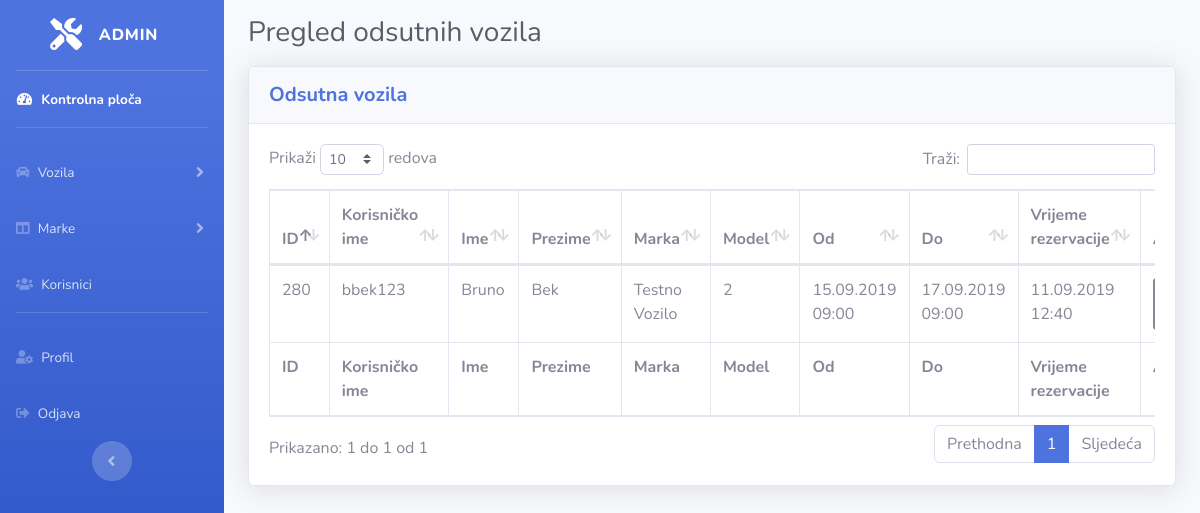
/iznajmljivanjeVozila/admin/odsutna-vozila.php (signed in), run on the app's committed database.
### tables this page shows
CREATE TABLE `rezervacije` (
  `id` int(11) NOT NULL AUTO_INCREMENT,
  `korisnikId` int(11) NOT NULL,
  `voziloId` int(11) NOT NULL,
  `vrijemeOd` timestamp NOT NULL,
  `vrijemeDo` timestamp NOT NULL,
  `sveukupnoZaPlacanje` decimal(11,2) NOT NULL,
  `naplatniKod` text NOT NULL,
  `vremenskoStanje` varchar(15) DEFAULT NULL,
  `odsutno` tinyint(1) NOT NULL DEFAULT '0',
  `vrijemeRezervacije` timestamp NOT NULL DEFAULT CURRENT_TIMESTAMP,
  PRIMARY KEY (`id`),
  KEY `korisnikId` (`korisnikId`),
  KEY `voziloId` (`voziloId`)
);

CREATE TABLE `korisnici` (
  `id` int(11) NOT NULL AUTO_INCREMENT,
  `korisnickoIme` varchar(25) NOT NULL,
  `ime` varchar(35) NOT NULL,
  `prezime` varchar(35) NOT NULL,
  `email` varchar(120) NOT NULL,
  `lozinka` text NOT NULL,
  `admin` tinyint(1) NOT NULL DEFAULT '0',
  `vrijemeRegistracije` timestamp NOT NULL DEFAULT CURRENT_TIMESTAMP,
  PRIMARY KEY (`id`),
  UNIQUE KEY `korisnickoIme` (`korisnickoIme`),
  UNIQUE KEY `email` (`email`)
);

CREATE TABLE `marke` (
  `id` int(11) NOT NULL AUTO_INCREMENT,
  `marka` varchar(50) NOT NULL,
  `vrijemeDodavanja` timestamp NOT NULL DEFAULT CURRENT_TIMESTAMP,
  PRIMARY KEY (`id`),
  UNIQUE KEY `marka` (`marka`)
);

CREATE TABLE `vozila` (
  `id` int(11) NOT NULL AUTO_INCREMENT,
  `markaId` int(11) NOT NULL,
  `model` varchar(50) NOT NULL,
  `opis` text,
  `cijenaPoDanu` decimal(11,2) NOT NULL,
  `godinaProizvodnje` int(11) NOT NULL,
  `prijedeniKilometri` int(11) NOT NULL,
  `motor` varchar(50) NOT NULL,
  `brojSjedala` int(2) NOT NULL,
  `klimaUredaj` tinyint(1) DEFAULT '0',
  `usb` tinyint(1) DEFAULT '0',
  `radio` tinyint(1) DEFAULT '0',
  `navigacija` tinyint(1) DEFAULT '0',
  `vrijemeDodavanja` timestamp NOT NULL DEFAULT CURRENT_TIMESTAMP,
  PRIMARY KEY (`id`),
  KEY `markaId` (`markaId`)
);

### iznajmljivanjeVozila/admin/includes/baza.php (called while the page is built, shortened)
<?php
class Baza {
    private function konekcija()
    {
        $conn = new mysqli(SERVER, USERNAME, PASSWORD, DBNAME);
        $conn->set_charset('utf8');
        return $conn;
    }
    function dohvatiOdsutnaVozila()
    {
        $conn = $this->konekcija();
        $stmt = $conn->prepare("SELECT rezervacije.id, korisnickoIme, ime, prezime, marke.marka, model, vrijemeOd, vrijemeDo, vrijemeRezervacije FROM rezervacije JOIN vozila ON vozila.id=rezervacije.voziloId JOIN marke ON marke.id=vozila.markaId JOIN korisnici ON korisnici.id = rezervacije.korisnikId WHERE odsutno = 1;");
        $stmt->execute();
        $result = $stmt->get_result();
        if ($result->num_rows > 0) {
            while($row = $result->fetch_assoc()) {
                $podaci[] = $row;
            }
        } else {
            $podaci = [];
        }
        return $podaci;
    }
}
?>

### iznajmljivanjeVozila/admin/odsutna-vozila.php (the view, shortened to what this page needs)
<?php
    if(isset($_SESSION["role"]) && $_SESSION["role"] == "admin")
    {
        include("includes/baza.php");
        $baza = new Baza();
    }
    else {
        header("Location: ../prijava.php");
        exit;
    }
?>
<?php
    include("includes/header.php");
    $odsutnaVozila = $baza->dohvatiOdsutnaVozila();
?>
<h1 class="h3 my-3 text-gray-800">Pregled odsutnih vozila</h1>
<div class="card shadow mb-4">
  <div class="card-header py-3">
    <h5 class="m-0 font-weight-bold text-primary">Odsutna vozila</h5>
  </div>
  <div class="card-body">
    <div class="table-responsive">
      <table class="table table-bordered" id="dataTableOdsutnaVozila" width="100%" cellspacing="0">
        <thead>
          <tr>
            <th>ID</th>
            <th>Korisničko ime</th>
            <th>Ime</th>
            <th>Prezime</th>
            <th>Marka</th>
            <th>Model</th>
            <th>Od</th>
            <th>Do</th>
            <th>Vrijeme rezervacije</th>
            <th>Akcija</th>
          </tr>
        </thead>
        <tfoot>
          <tr>
            <th>ID</th>
            <th>Korisničko ime</th>
            <th>Ime</th>
            <th>Prezime</th>
            <th>Marka</th>
            <th>Model</th>
            <th>Od</th>
            <th>Do</th>
            <th>Vrijeme rezervacije</th>
            <th>Akcija</th>
          </tr>
        </tfoot>
        <tbody>
            <?php
            foreach($odsutnaVozila as $odsutnoVozilo)
            {
            ?>
                <tr>
                    <td><?php echo $odsutnoVozilo["id"]; ?></td>
                    <td><?php echo $odsutnoVozilo["korisnickoIme"]; ?></td>
                    <td><?php echo $odsutnoVozilo["ime"]; ?></td>
                    <td><?php echo $odsutnoVozilo["prezime"]; ?></td>
                    <td><?php echo $odsutnoVozilo["marka"]; ?></td>
                    <td><?php echo $odsutnoVozilo["model"]; ?></td>
                    <td><?php echo date("d.m.Y H:i", strtotime($odsutnoVozilo["vrijemeOd"])); ?></td>
                    <td><?php echo date("d.m.Y H:i", strtotime($odsutnoVozilo["vrijemeDo"])); ?></td>
                    <td><?php echo date("d.m.Y H:i", strtotime($odsutnoVozilo["vrijemeRezervacije"])); ?></td>
                    <td>
                    <div>
                        <div class="my-auto">
                            <form action="odsutna-vozila.php" method="post">
                                <button type="submit" name="predajStanjeVozila" class="btn btn-secondary btn-sm">
                                </button>
                            </form>
                        </div>
                    </div>
                    </td>
                </tr>
            <?php
            }
            ?>
        </tbody>
      </table>
    </div>
  </div>
</div>
<?php include("includes/footer.php"); ?>

### data on the page
rezervacije: id "280", korisnici.korisnickoIme "bbek123", korisnici.ime "Bruno", korisnici.prezime "Bek", marke.marka "Testno Vozilo", vozila.model "2", vrijemeOd "15.09.2019 09:00", vrijemeDo "17.09.2019 09:00", vrijemeRezervacije "11.09.2019 12:40"
